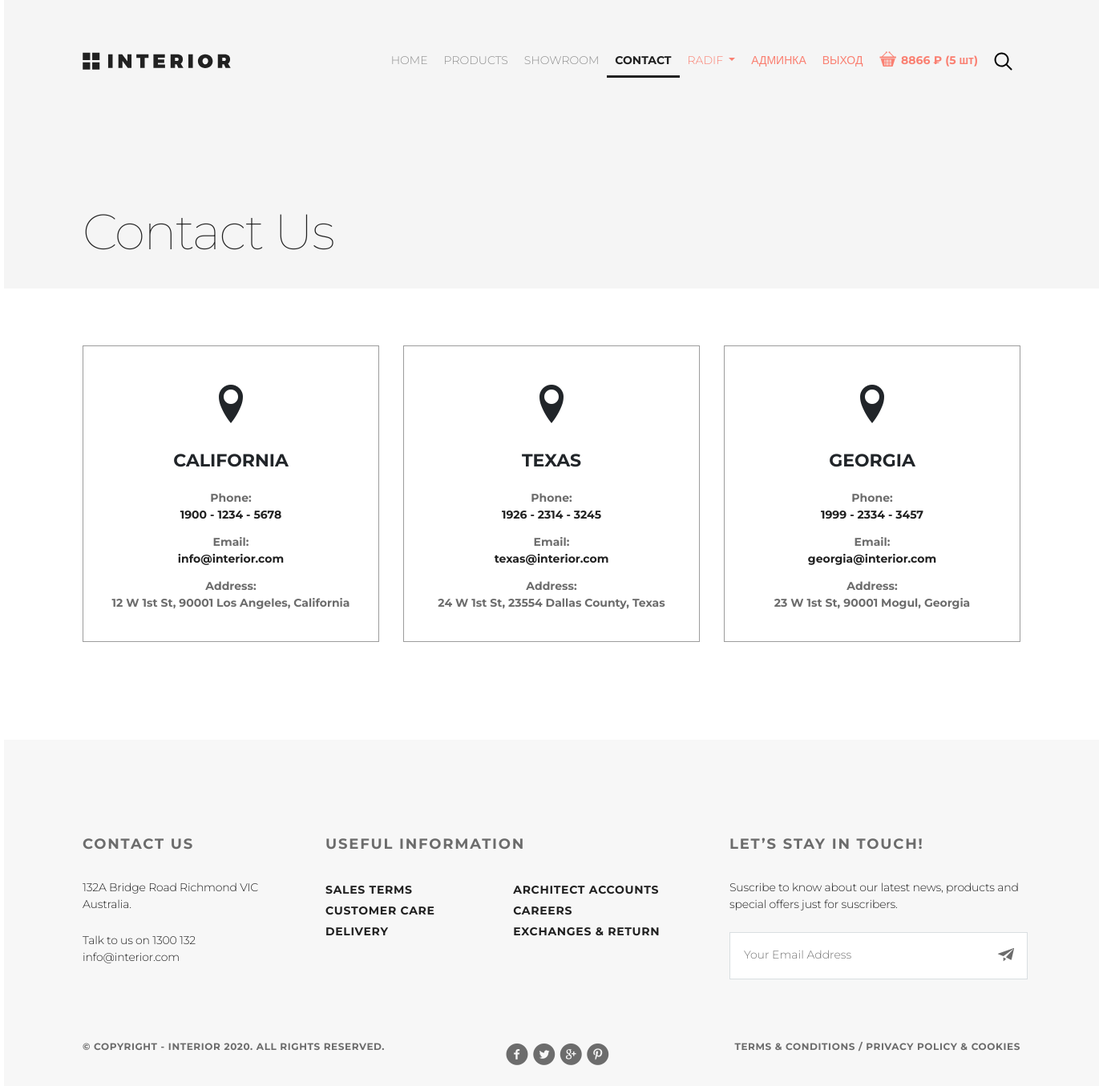
/contact/ (signed in), run on the app's committed database.
### authapp/models.py (models this page shows, shortened)
class ShopUser(AbstractUser):
    email = models.EmailField(verbose_name='электронный адрес', unique=True)
    age = models.PositiveIntegerField(verbose_name='возраст', null=True)
    avatar = models.ImageField(upload_to=USERS_AVATARS, blank=True)
    activation_key = models.CharField(max_length=128, blank=True)
    activation_key_expires = models.DateTimeField(
        default=get_activation_key_expires
    )
    @cached_property
    def basket_items(self):
        return self.user_basket.select_related('product').all()
    def basket_cost(self):
        return sum(item.product.price * item.quantity for item in self.basket_items)
    def basket_total_quantity(self):
        return sum(item.quantity for item in self.basket_items)
    class Meta:
        verbose_name = 'Пользователь'
        verbose_name_plural = 'Пользователи'
        ordering = ['-is_active', '-is_superuser', '-is_staff', 'username']

### basketapp/models.py (models this page shows, shortened)
class BasketItem(models.Model):
    user = models.ForeignKey(
        get_user_model(),
        verbose_name='Пользователь',
        on_delete=models.CASCADE,
        related_name='user_basket'
    )
    product = models.ForeignKey(Product, verbose_name='Продукт', on_delete=models.CASCADE)
    quantity = models.PositiveIntegerField(default=0, verbose_name='Количество')
    mod_datetime = models.DateTimeField(auto_now=True, verbose_name='Дата изменения')
    class Meta:
        verbose_name = 'корзина'
        verbose_name_plural = 'корзины'
        ordering = ['product']

### mainapp/models.py (models this page shows, shortened)
class Product(models.Model):
    category = models.ForeignKey(ProductCategory,
                                 on_delete=models.CASCADE,
                                 verbose_name='категория продукта')
    name = models.CharField('имя продукта', max_length=128)
    image = models.ImageField(upload_to='products_images', blank=True)
    short_desc = models.CharField('краткое описание продукта', max_length=64, blank=True)
    description = models.TextField('описание продукта', blank=True)
    price = models.DecimalField('цена продукта', max_digits=8, decimal_places=2, default=0)
    quantity = models.PositiveIntegerField('количество на складе', default=0)
    is_active = models.BooleanField(verbose_name='активность', default=True, db_index=True)
    modified_date = models.DateTimeField(
        verbose_name='дата изменения', auto_now=True)
    class Meta:
        verbose_name = 'продукт'
        verbose_name_plural = 'продукты'
        ordering = ['-is_active', 'category', 'name']

### mainapp/views.py (the view)
# urls.py: path('contact/', mainapp.contact, name='contact'),
def contact(request):
    context = {
        'page_title': 'Contact',
        'locations': LOCATIONS,
        'links_menu': LINKS_MENU,
    }
    return render(request, 'mainapp/contact.html', context)

### mainapp/context_processors.py (called while the page is built)
def get_categories(request):
    if settings.LOW_CACHE:
        key = 'links_menu'
        links_menu = cache.get(key)
        if links_menu is None:
            links_menu = ProductCategory.objects.filter(is_active=True)
            cache.set(key, links_menu)
    else:
        links_menu = ProductCategory.objects.filter(is_active=True)
    return {
        'categories': links_menu
    }

### mainapp/templates/mainapp/contact.html
{% extends 'mainapp/base.html' %}
{% block container %}
    <section class="padding-site our-products clearfix">
        {% include 'mainapp/includes/inc__main_menu.html' %}
        <p class="our-products-text">Contact Us</p>
    </section>
    <section class="interior-contact padding-site">
        {% if locations %}
            {% for location in locations.locations %}
                <div class="contact"><a href="#">
                    <span class="icon-location contact__location-font"></span>
                    <h4>{{ location.city }}</h4>
                    <p>Phone:</p>
                    <p>{{ location.phone }}</p>
                    <p>Email:</p>
                    <p>{{ location.email }}</p>
                    <p>Address:</p>
                    <p>{{ location.address }}</p>
                </a></div>
            {% endfor %}
        {% else %}
            <h3>No data...</h3>
        {% endif %}
    </section>
{% endblock %}

### mainapp/templates/mainapp/includes/inc__main_menu.html (shortened to what this page needs)
{% load static %}
<header class="header">
    <a href="{% url 'main:index' %}"><img class="logo" src="{% static 'img/logo.svg' %}" alt="logo"></a>
    <ul class="menu clearfix">
        {% for link in links_menu.links_menu %}
            <li class="menu_list">
                <a href="{% url link.href %}"
                   class="
                   menu_link
                   {% if 'main:'|add:request.resolver_match.url_name == link.href or request.resolver_match.url_name == 'catalog' and link.name == 'products' or request.resolver_match.url_name == 'showroom_catalog' and link.name == 'showroom' or request.resolver_match.url_name == 'product_page' and link.name == 'products' %}
                   menu_link__active
                   {% endif %}
">
                    {{ link.name|upper }}
                </a>
            </li>
        {% endfor %}
        {% if user.is_authenticated %}
            <li class="menu_list">
                <div class="dropdown">
                    <a class="dropdown-toggle menu_link forms-menu" href="#" data-toggle="dropdown">
                        {{ user.first_name|default:'Пользователь' }}
                    </a>
                </div>
            </li>
            {% if user.is_superuser %}
                <li class="menu_list">
                    <a href="{% url 'my_admin:index' %}" class="menu_link forms-menu">
                        админка
                    </a>
                </li>
            {% endif %}
            <li class="menu_list">
                <a href="{% url 'auth:logout' %}" class="menu_link forms-menu">
                    выход
                </a>
            </li>
        {% endif %}
        {% if user.is_authenticated %}
            <li class="menu_list">
                <a href="{% url 'basket:index' %}" class="menu_link forms-menu basket">
                    <span class="icon-basket"></span>
                    <span class="basket-items">{{ user.basket_cost|floatformat:0 }} &#8381; ({{ user.basket_total_quantity }} шт)</span>
                </a>
            </li>
        {% endif %}
        <li class="menu_list">
            <a href="{% url 'main:products' %}" class="menu_link"><img src="{% static 'img/search.svg' %}"
                                                                       alt="img"></a>
        </li>
    </ul>
</header>

### static/css/style.css (style rules this page uses)
* { margin: 0; padding: 0; }
html { height: 100%; }
body { height: 100%; font-family: "Montserrat", sans-serif; }
.clearfix:after { content: ""; display: table; clear: both; }
.padding-site { padding-left: 98px; padding-right: 98px; }
.logo { transition: 0.2s; }
.header { padding-top: 63px; }
.menu { float: right; }
.menu img { transition: 0.3s; }
.menu_list { list-style-type: none; float: left; }
.menu_link { color: #8c8c8c; font-size: 14px; font-weight: 300; text-transform: uppercase; text-decoration: none !important; padding: 10px 10px; transition: 0.1s; }
.menu_link__active { color: #212121; font-weight: 700; border-bottom: solid 3px #212121; }
.our-products { height: 360px; background-color: #f5f5f5; }
.our-products-text { margin-top: 156px; color: #212121; font-size: 62px; font-weight: 100; letter-spacing: -1.8px; }
.interior-contact { display: flex; justify-content: space-between; margin-top: 71px; margin-bottom: 122px; }
.interior-contact .contact { width: 370px; height: 370px; border: 1px solid #9c9c9c; text-align: center; }
.interior-contact .contact__location-font { font-size: 48px; display: inline-block; margin-top: 48px; margin-bottom: 34px; }
.interior-contact .contact h4 { font-size: 22px; font-weight: 700; text-transform: uppercase; margin-bottom: 23px; }
.interior-contact .contact p { color: #6c6c6c; font-size: 14px; font-weight: 700; margin-bottom: 0; }
.interior-contact .contact p:not(:last-child):nth-child(2n) { color: #212121; font-weight: 700; margin-bottom: 13px; }
.interior-contact .contact a { text-decoration: none !important; color: inherit; }
.forms-menu { color: salmon; }
.basket .icon-basket { display: inline-block; transform: scale(1.5); margin: 0 5px; }
.basket-items { text-transform: lowercase; font-weight: bold; }

### data on the page
ShopUser: first_name "RADIF", basket_cost "8866", basket_total_quantity "5"

### other printed values
{{ link.name|upper }} "HOME" "PRODUCTS" "SHOWROOM" "CONTACT"
{{ location.city }} "CALIFORNIA" "TEXAS" "GEORGIA"
{{ location.phone }} "1900 - 1234 - 5678" "1926 - 2314 - 3245" "1999 - 2334 - 3457"
{{ location.email }} "info@interior.com" "texas@interior.com" "georgia@interior.com"
{{ location.address }} "12 W 1st St, 90001 Los Angeles, California" "24 W 1st St, 23554 Dallas County, Texas" "23 W 1st St, 90001 Mogul, Georgia"
